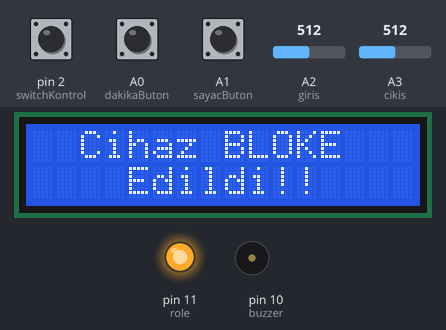
Simulated run of this sketch. Board: Arduino Uno, built with avr-gcc and run on an emulated ATmega328P. Parts: 16×2 character LCD, output pins drawn as LEDs (lit = HIGH), buzzer (waves = sounding, pin HIGH). Inputs (shaded band) come from the test bench; at power-on: A1 (sayacButon) HIGH, A0 (dakikaButon) HIGH, A2 (giris) = 512, A3 (cikis) = 512, pin 2 (switchKontrol) HIGH. EEPROM starts erased.

Above: at 1.7 s.
1.8 s: A1 (sayacButon) pulled LOW for 1 s
At 4.0 s:
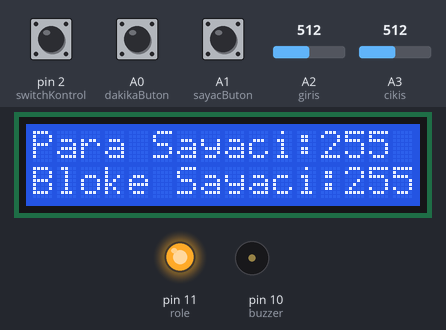
5.8 s: A0 (dakikaButon) pulled LOW for 3.2 s
At 10.1 s:
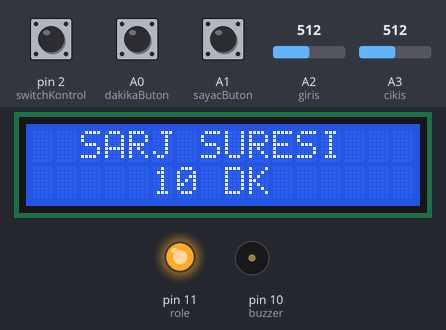
10.5 s: A2 (giris) set to 306
At 13.4 s:
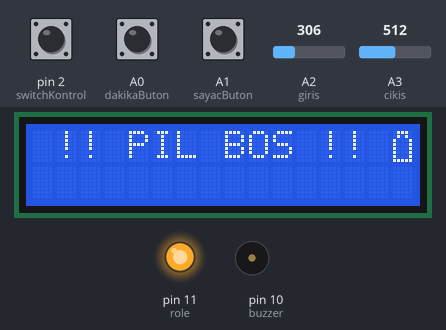
13.5 s: A3 (cikis) set to 306
At 16.3 s:
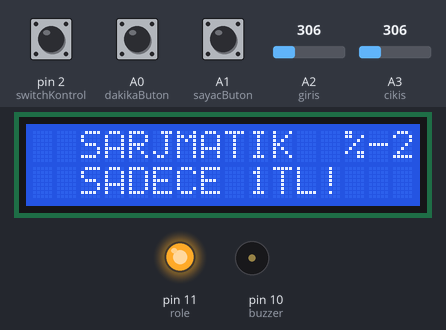
16.5 s: pin 2 (switchKontrol) pulled LOW for 0.15 s
At 17.7 s:
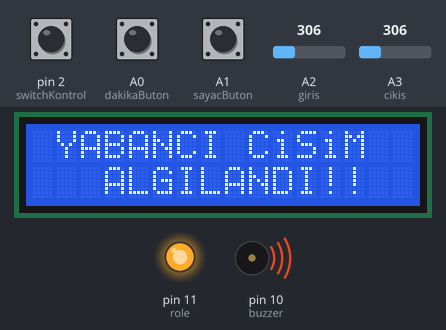
22.6 s: A3 (cikis) set to 122
At 27.9 s:
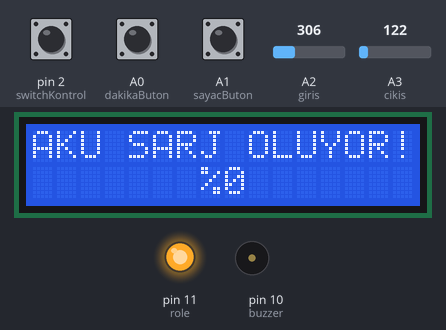
Timing chart, 0 to 28.2 s (numbered marks = the images above; inputs shaded):
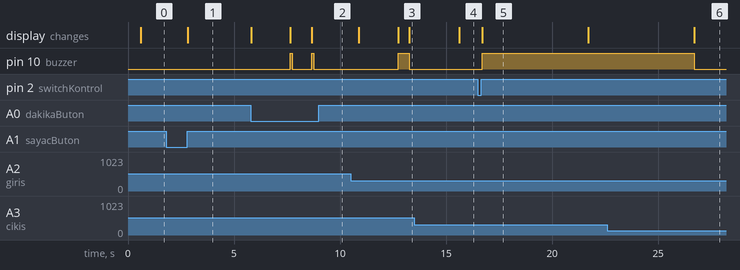

The sketch:

final.ino
```cpp
#include <LiquidCrystal.h>
#include <EEPROM.h>
const int rs = 4, en = 5, d4 = 6, d5 = 7, d6 = 8, d7 = 9;
LiquidCrystal lcd(rs, en, d4, d5, d6, d7);
#define buzzer 10
#define cikis A3
#define giris A2
#define sayacButon A1
#define dakikaButon A0
#define role 11

//float sabit = 1.94330708;//1
//float sabit = 1.97692307;//2
//float sabit = 1.98018292;//3
//float sabit = 1.98761609;//4
//float sabit = 1.98394863;//5
//float sabit = 1.98480243;//6
//float sabit = 2.00461538;//7
//float sabit = 1.94277108;//8
//float sabit = 1.97777777;//9
//float sabit = 1.95697329;//10
//float sabit = 1.98345864;//11
//float sabit = 1.95331325;//12
//float sabit = 1.94650817;//13
//float sabit = 1.96927803;//14
//float sabit = 1.95884146;//15
//float sabit = 1.92933947;//16
//float sabit = 1.97484276;//17
//float sabit = 1.92769230;//18
//float sabit = 1.95023328;//19
//float sabit = 1.94582043;//20
float sabit = 1.81292984;//21

int switchZamanDeger=50;
long int oncekizaman = 0;
int zaman = 0;
int switchZaman = 0;
int sayacZaman = 0;
int dakikaBtnZaman = 0;
int sayac = 0;
int dakikaayari = 1;
int saniye = 0;
int dakika = 0;
int para = 0;
int sarjyuzde = 0;
int olcum = 0;
int blokeLimit = 5;
bool sayacGir = false;
bool dakikaAyarGir = false;
bool bloke = false;

byte b0[8] = {0b01110, 0b01010, 0b10001, 0b10001, 0b10001, 0b10001, 0b10001, 0b11111};
byte b1[8] = {0b01110, 0b01010, 0b10001, 0b10001, 0b10001, 0b11111, 0b11111, 0b11111};
byte b2[8] = {0b01110, 0b01010, 0b10001, 0b11111, 0b11111, 0b11111, 0b11111, 0b11111};
byte b3[8] = {0b01110, 0b01110, 0b11111, 0b11111, 0b11111, 0b11111, 0b11111, 0b11111};
byte o[] = {B01010,B00000,B01110,B10001,B10001,B10001,B01110,B00000};
byte u[] = {B01010,B00000,B10001,B10001,B10001,B10001,B01110,B00000};

void setup() {
  pinMode(2, INPUT_PULLUP);
  pinMode(buzzer, OUTPUT);
  pinMode(cikis, INPUT);
  pinMode(role, OUTPUT);
  pinMode(sayacButon, INPUT_PULLUP);
  pinMode(dakikaButon, INPUT_PULLUP);

  digitalWrite(role, HIGH);

  lcd.begin(16, 2);
  lcd.createChar(0, b0);
  lcd.createChar(1, b1);
  lcd.createChar(2, b2);
  lcd.createChar(3, b3);
  lcd.createChar(4, o);
  lcd.createChar(5, u);

  delay(500);
  blokeKontrol();
  dakikaAyarKontrol();
}

void dakikaAyarKontrol() {
  dakikaayari = EEPROM.read(6);
  delay(15);
}
void paraSes() {
  digitalWrite(buzzer, HIGH);
  delay(150);
  digitalWrite(buzzer, LOW);
  delay(75);
  digitalWrite(buzzer, HIGH);
  delay(150);
  digitalWrite(buzzer, LOW);
}

void sayacArtir() {
  sayac = EEPROM.read(4);
  delay(15);
  sayac++;
  EEPROM.write(4, sayac);
  delay(15);
}

void blokeSayacArtir() {
  sayac = EEPROM.read(5);
  delay(15);
  sayac++;
  EEPROM.write(5, sayac);
  delay(15);
}

void blokeKontrol() {
  sayac = EEPROM.read(5);
  delay(15);
  if (sayac >= blokeLimit) {
    bloke = true;
    digitalWrite(role, HIGH);
    para = 0;
    dakika = 0;
    saniye = 0;
    zaman = 2;
  }
  else bloke = false;
}

void blokeEkrani() {
  if (zaman == 3 || zaman == 2) {
    lcd.setCursor(0, 0);
    lcd.print("  Cihaz BLOKE   ");
    lcd.setCursor(0, 1);
    lcd.print("    Edildi!!    ");
  }
}


void beklemeEkrani() {
  if (zaman == 1) {
    lcd.setCursor(0, 0);
    lcd.print("  HOSGELDINIZ  ");
    lcd.setCursor(0, 1);
    lcd.print(dakikaayari);
    lcd.print("dk Mobil Sarj!");
    bataryaOlcum();
  }
  else if (zaman == 1500) {
    lcd.setCursor(0, 0);
    lcd.print("  SARJMATIK     ");
    sarjyuzdeYaz();
    lcd.setCursor(0, 1);
    lcd.print("  SADECE 1TL!   ");
  }
  else if (zaman == 3000)zaman = 0;
}

/*Köpüklü Kahveci
bool sarj=true;
void beklemeEkrani() {
  if (zaman == 1) {
    lcd.setCursor(0, 0);
    lcd.print("HOSGELDINIZ     ");
    lcd.setCursor(0, 1);
    lcd.print("K");
    lcd.write((uint8_t)4);
    lcd.print("P");
    lcd.write((uint8_t)5);
    lcd.print("KL");
    lcd.write((uint8_t)5);
    lcd.print(" Kahveci");
    bataryaOlcum();
    if(sarj){
      sarjyuzdeYaz();
      sarj=false;
    }
    else sarj=true;
  }
  else if (zaman == 1500) {
    lcd.setCursor(0, 0);
    lcd.print(dakikaayari);
    lcd.print("dk Mobil Sarj!");
    lcd.setCursor(0, 1);
    lcd.print("  SADECE 1TL!   ");
  }
  else if (zaman == 3000)zaman = 0;
}*/

//KIPKIRMIZI Cafe
/*bool sarj=true;
void beklemeEkrani() {
  if (zaman == 1) {
    lcd.setCursor(0, 0);
    lcd.print("HOSGELDINIZ     ");
    lcd.setCursor(0, 1);
    lcd.print("KIPKIRMIZI Cafe ");
    bataryaOlcum();
    if(sarj){
      sarjyuzdeYaz();
      sarj=false;
    }
    else sarj=true;
  }
  else if (zaman == 1500) {
    lcd.setCursor(0, 0);
    lcd.print(dakikaayari);
    lcd.print("dk Mobil Sarj!");
    lcd.setCursor(0, 1);
    lcd.print("  SADECE 1TL!   ");
  }
  else if (zaman == 3000)zaman = 0;
}*/

void sayacBtnKontrol() {
  while (digitalRead(sayacButon) == LOW) {
    sayacZaman++;
    if (sayacZaman == 100) {
      sayacGir = true;
      break;
    }
    delay(10);
  }
  sayacZaman = 0;
  if (sayacGir)sayacSifirla();
}

void dakikaAyarBtnKontrol() {
  while (digitalRead(dakikaButon) == LOW) {
    dakikaBtnZaman++;
    if (dakikaBtnZaman == 80) {
      dakikaAyarGir = true;
      break;
    }
    delay(10);
  }
  dakikaBtnZaman = 0;
  if (dakikaAyarGir)dakikaArtir();
}

void dakikaArtir() {
  dakikaayari += 5;
  if (dakikaayari > 60)dakikaayari = 5;
  EEPROM.write(6, dakikaayari);
  delay(15);
  dakikaAyarGir = false;
  lcd.setCursor(0, 0);
  lcd.print("  SARJ SURESI   ");
  lcd.setCursor(0, 1);
  lcd.print("     ");
  lcd.print(dakikaayari);
  lcd.print(" DK      ");
  digitalWrite(buzzer, HIGH);
  delay(100);
  digitalWrite(buzzer, LOW);
  delay(100);
}

void sayacSifirla() {
  sayac = EEPROM.read(4);
  delay(15);
  lcd.setCursor(0, 0);
  lcd.print("Para Sayaci:    ");
  lcd.setCursor(12, 0);
  lcd.print(sayac);
  sayac = EEPROM.read(5);
  lcd.setCursor(0, 1);
  lcd.print("Bloke Sayaci:   ");
  lcd.setCursor(13, 1);
  lcd.print(sayac);
  delay(3000);
  sayac = 0;
  lcd.setCursor(0, 0);
  lcd.print("Para Sayaci:    ");
  lcd.setCursor(12, 0);
  lcd.print(sayac);
  lcd.setCursor(0, 1);
  lcd.print("Sayac Sifirlandi");
  EEPROM.write(4, sayac);
  sayacGir = false;
  delay(15);
  EEPROM.write(5, sayac);//Bloke Sayacı.
  bloke = false;
  zaman = 1;
  delay(1000);
}

void switchKontrol() {
  while (digitalRead(2) == LOW) {
    switchZaman++;
    delayMicroseconds(500);
  }
}

void zamanKontrol() {
  if (digitalRead(2) == HIGH && switchZaman != 0) {
    if (switchZaman > switchZamanDeger*2) {
      switchZaman = 0;
      yabanciCisim();
    }
    else {
      switchZaman = 0;
      para++;
      sayacArtir();
      dakika += dakikaayari;
      paraSes();
    }
  }
}

void yabanciCisim() {
  blokeSayacArtir();
  blokeKontrol();
  digitalWrite(buzzer, HIGH);
  lcd.setCursor(0, 0);
  lcd.print(" YABANCI CiSiM  ");
  lcd.setCursor(0, 1);
  lcd.print("   ALGILANDI!!  ");
  delay(5000);
  lcd.setCursor(0, 0);
  lcd.print("Tekrarlandiginda");
  lcd.setCursor(0, 1);
  lcd.print("Chaz Bloke Olack");
  delay(5000);
  digitalWrite(buzzer, LOW);
}

void bataryaOlcum() {
  olcum = analogRead(cikis);
  if (para == 0)sarjyuzde = map(olcum * sabit, 1200, 1300, 0, 20) * 5;
  else sarjyuzde = map(olcum * sabit, 1180, 1280, 0, 20) * 5;
  lcd.setCursor(15, 0);
  if (sarjyuzde < 0)akuBitti();
  else if (sarjyuzde < 15 && sarjyuzde >= 0)lcd.write((uint8_t)0);
  else if (sarjyuzde < 50 && sarjyuzde >= 15)lcd.write((uint8_t)1);
  else if (sarjyuzde < 85 && sarjyuzde >= 50)lcd.write((uint8_t)2);
  else if (sarjyuzde < 100 && sarjyuzde >= 85)lcd.write((uint8_t)3);
  else if (sarjyuzde >= 100){
    lcd.write((uint8_t)3);
    sarjyuzde=100;
  }
}

void akuBitti() {
  para = 0;
  dakika = 0;
  saniye = 0;
  digitalWrite(role, HIGH);
  while (analogRead(cikis) > analogRead(giris)) {
    akuBittiEkran();
  }
}

void akuBittiEkran() {
  lcd.setCursor(0, 0);
  lcd.print(" !! PIL BOS !! ");
  lcd.write((uint8_t)0);
  lcd.setCursor(0, 1);
  lcd.print("Cihazi Sarja Tak");
  digitalWrite(buzzer, HIGH);
  delay(500);
  lcd.setCursor(0, 1);
  lcd.print("                ");
  digitalWrite(buzzer, LOW);
  delay(500);
}

void akuSarjKontrol() {
  while (analogRead(giris) > analogRead(cikis)) {
    olcum = analogRead(cikis);
    sarjyuzde = map(olcum * sabit, 1300, 1420, 0, 20) * 5;
    if (sarjyuzde >= 100) {
      sarjyuzde = 100;
      lcd.setCursor(0, 0);
      lcd.print("    AKU DOLU    ");
      lcd.setCursor(0, 1);
      lcd.print("SARJDAN CIKARIN!");
    }
    else {
      if(sarjyuzde<0)sarjyuzde=0;
      lcd.setCursor(0, 0);
      lcd.print("AKU SARJ OLUYOR!");
      lcd.setCursor(0, 1);
      lcd.print("       %        ");
      lcd.setCursor(8, 1);
      lcd.print(sarjyuzde);
    }
    delay(1000);
  }
}

void sarjyuzdeYaz() {
  if (sarjyuzde > 99)lcd.setCursor(12, 0);
  else lcd.setCursor(13, 0);
  lcd.print("%");
  lcd.print(sarjyuzde);
}

void sarjZaman() {
  if (millis() - oncekizaman > 1000) {
    oncekizaman = millis();
    if (saniye > 0) {
      saniye -= 1;
    }
    else {
      if (dakika == 0) {
        para = 0;
        zaman = 1;
        digitalWrite(role, HIGH);
      }
      else {
        digitalWrite(role, LOW);
        saniye = 59;
        dakika -= 1;
        para = dakika / dakikaayari + 1;
      }
    }
    sarjEkrani();
    bataryaOlcum();
    sureBitiyorKontrol();
  }
}

void sureBitiyorUyariSes() {
  digitalWrite(buzzer, HIGH);
  delay(200);
  digitalWrite(buzzer, LOW);
  delay(100);
  digitalWrite(buzzer, HIGH);
  delay(150);
  digitalWrite(buzzer, LOW);
}

void sureBitiyorKontrol() {
  if (dakika == 0 && saniye == 3)sureBitiyorUyariSes();
  else if (dakika == 0 && saniye == 2)sureBitiyorUyariSes();
  else if (dakika == 0 && saniye == 1)sureBitiyorUyariSes();
  else if (dakika == 0 && saniye == 0 && para != 0) {
    digitalWrite(buzzer, HIGH);
    delay(500);
    digitalWrite(buzzer, LOW);
  }
}
void sarjEkrani() {
  lcd.setCursor(0, 0);
  lcd.print("  SARJ OLUYOR! ");
  lcd.setCursor(0, 1);
  lcd.print("                ");
  lcd.setCursor(6, 1);
  if (dakika > 99)lcd.setCursor(5, 1);
  if (dakika < 10)lcd.print("0");
  lcd.print(dakika);
  lcd.setCursor(8, 1);
  lcd.print(":");
  lcd.setCursor(9, 1);
  if (saniye < 10)lcd.print("0");
  lcd.print(saniye);
}

void loop() {
  if (para == 0) {
    beklemeEkrani();
    akuSarjKontrol();
    sayacBtnKontrol();
    dakikaAyarBtnKontrol();
    while (bloke == true) {
      blokeEkrani();
      sayacBtnKontrol();
      zaman = 1;
      delay(1);
    }
  }
  else {
    sarjZaman();
  }
  switchKontrol();
  zamanKontrol();
  zaman++;
  delay(1);
}
```

Measured:
- after the input at 1.8 s, the display: changes after 1.0 s (image 1)
- after the input at 5.8 s, pin 10 (buzzer): alternates HIGH for 0.10 s and LOW for 0.91 s, 4 changes in all, then stays LOW, starting after 1.8 s; the display: first differs from a run without the input after 1.8 s (image 2 shows a later state)
- after the input at 10.5 s, pin 10 (buzzer): LOW → HIGH after 2.3 s, → LOW 0.50 s later; the display: first differs from a run without the input after 2.3 s (image 3 shows a later state)
- after the input at 13.5 s, pin 10 (buzzer): stops changing and stays LOW; the display: changes after 2.1 s (image 4)
- after the input at 16.5 s, pin 10 (buzzer): LOW → HIGH after 0.20 s; the display: changes after 0.20 s (image 5)
- after the input at 22.6 s, the display: changes after 4.1 s (image 6)
- what the display in image 5 shows lasts 5.0 s, from 16.7 s to 21.7 s
